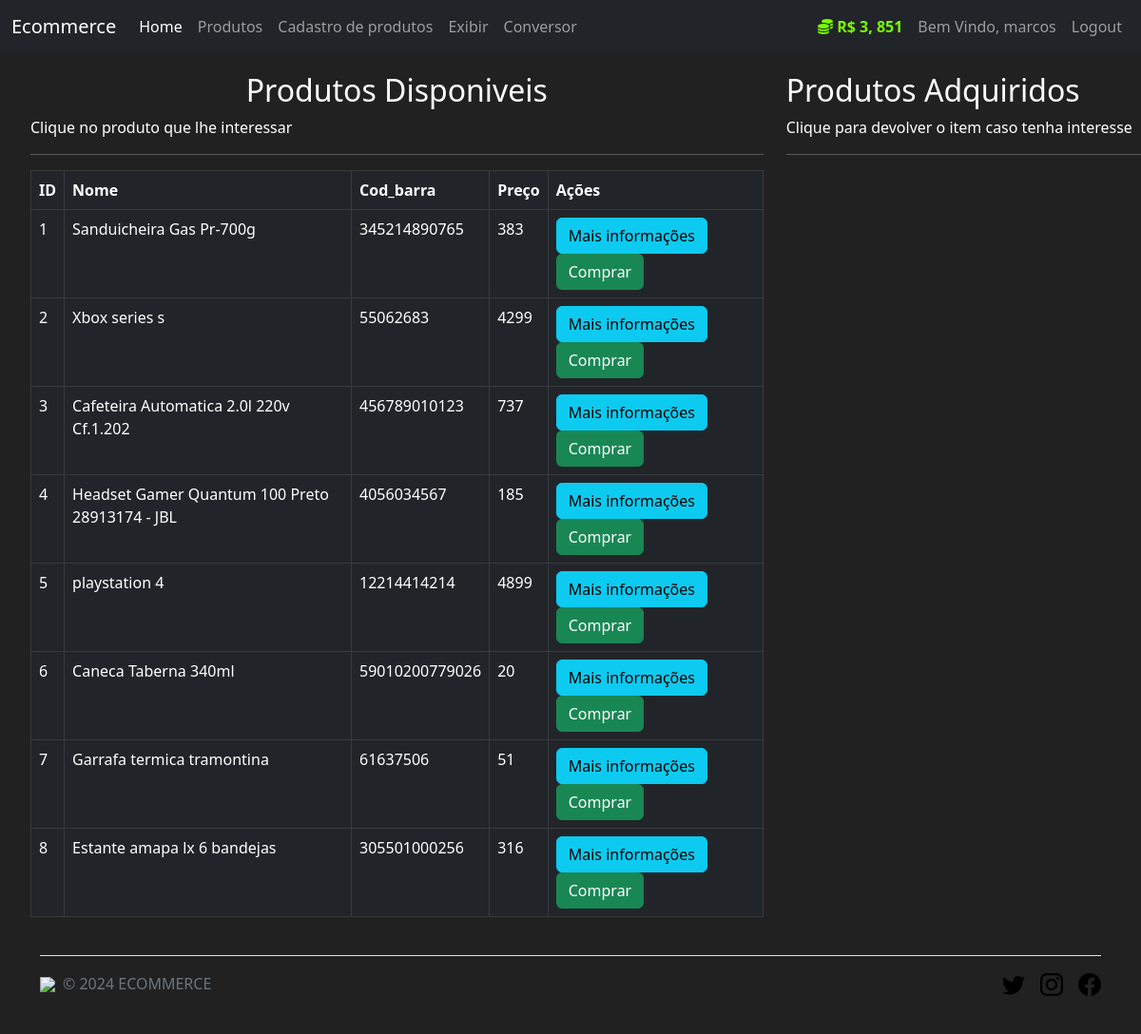
Page /produtos (signed in) on the committed database.
### mercado/models.py (models this page shows, shortened)
class User(db.Model, UserMixin):
    id = db.Column(db.Integer, primary_key=True)
    usuario = db.Column(db.String(length=30), nullable=False, unique=True)
    email = db.Column(db.String(length=50), nullable=False, unique=True)
    senha = db.Column(db.String(length=60), nullable=False, unique=True)
    valor = db.Column(db.Integer, nullable=False, default=5000)
    itens = db.relationship('Item', backref='dono_user', lazy=True)
    @property
    def formataValor(self):
        if len(str(self.valor)) >= 4:
            return f"R$ {str(self.valor)[:-3]}, {str(self.valor)[-3:]}"
        else:
            return f"R$ {self.valor}"
    @property
    def senhacrip(self):
        return self.senhacripe

class Item(db.Model):
    id = db.Column(db.Integer, primary_key=True)
    nome = db.Column(db.String(length=30), nullable=False, unique=True)
    preco = db.Column(db.Integer, nullable=False)
    cod_barra = db.Column(db.String(length=12), nullable=False, unique=True)
    descricao = db.Column(db.String(length=1024), nullable=False, unique=True)
    dono = db.Column(db.Integer, db.ForeignKey('user.id'))

### mercado/routes.py (the view, shortened to what this page needs)
@app.route('/produtos', methods=["GET", "POST"])
@login_required
def page_produtos(): # renderizar produtos
    compra_form = CompraProdutoForm()
    venda_form = VendaProdutoForm()
    if request.method == "GET":
        itens = Item.query.filter_by(dono=None)
        dono_itens = Item.query.filter_by(dono=current_user.id)
        return render_template("produtos.html", itens=itens, compra_form=compra_form, dono_itens=dono_itens, venda_form=venda_form)

### mercado/models.py (called while the page is built)
@login_manager.user_loader
def load_user(user_id):
    return User.query.get(int(user_id))

### mercado/templates/produtos.html (shortened to what this page needs)
{% extends 'base.html' %}
{% block conteudo %}
   <div class="row" style="margin-top: 20px; margin-left: 20px;">
       <div class="col-8">
           <h2 style="text-align: center;">Produtos Disponiveis</h2>
           <p>Clique no produto que lhe interessar</p>
    <hr>
    <table class="table table-hover table-dark table-bordered">
        <thead>
        <tr>
            <th scope="col">ID</th>
            <th scope="col">Nome</th>
            <th scope="col">Cod_barra</th>
            <th scope="col">Preço</th>
            <th scope="col">Ações</th>
        </tr>
        </thead>
        <tbody>
           {% for item in itens %}
        <tr>
            <td>{{item.id}}</td>
            <td>{{item.nome}}</td>
            <td>{{item.cod_barra}}</td>
            <td>{{item.preco}}</td>
            <td>
                <button data-bs-toggle="modal" data-bs-target="#exampleModal-{{item.id}}" class="btn btn-outline btn-info">Mais informações</button>
                <button data-bs-toggle="modal" data-bs-target="#exampleModalCompra-{{item.id}}" class="btn btn-outline btn-success">Comprar</button>
            </td>
        </tr>
        {% endfor %}
        </tbody>
    </table>
       </div>
       <div class="col-4">
    <h2>Produtos Adquiridos</h2>
    <p>Clique para devolver o item caso tenha interesse</p>
    <hr>
     </div>
   </div>
{% endblock %}

### mercado/templates/base.html (shortened to what this page needs)
<!DOCTYPE html>
<html lang="en">
<head>
    <link rel="stylesheet" href="https://cdn.jsdelivr.net/npm/bootstrap@5.2.3/dist/css/bootstrap.min.css">
</head>
<body>
    <nav class="navbar navbar-expand-lg navbar-dark bg-dark">
  <div class="container-fluid">
    <a class="navbar-brand" href="{{url_for('page_home')}}">Ecommerce</a>
    <div class="collapse navbar-collapse" id="navbarNavAltMarkup">
      <div class="navbar-nav me-auto">
        <a class="nav-link active" aria-current="page" href="{{url_for('page_home')}}">Home</a>
        <a class="nav-link" href="{{url_for('page_produtos')}}">Produtos</a>
        <a class="nav-link" href="{{url_for('page_cadastroprod')}}">Cadastro de produtos</a>
        <a class="nav-link" href="{{url_for('page_exibir')}}">Exibir</a>
        <a class="nav-link" href="{{url_for('page_conversor')}}">Conversor</a>
      </div>
        {% if current_user.is_authenticated %}
        <div class="navbar-nav ms-auto">
            <a class="nav-link" style="color: lawngreen; font-weight: bold;">
                <i class="fas fa-coins"></i>
                {{ current_user.formataValor }}
            </a>
            <a class="nav-link">Bem Vindo, {{ current_user.usuario }}</a>
            <a class="nav-link" href="{{url_for('page_logout')}}">Logout</a>
        </div>
        {% else %}
        <div class="navbar-nav ms-auto">
            <a class="nav-link" href="{{url_for('page_login')}}">Login</a>
            <a class="nav-link" href="{{url_for('page_cadastro')}}">Cadastro</a>
        </div>
        {% endif %}
    </div>
  </div>
</nav>
    {% block conteudo %}
    {% endblock %}
    {% include 'includes/footer.html' %}
</body>
</html>

### mercado/templates/includes/footer.html (shortened to what this page needs)
<div class="container">
  <footer class="d-flex flex-wrap justify-content-between align-items-center py-3 my-4 border-top">
    <div class="col-md-4 d-flex align-items-center">
      <a href="/" class="mb-3 me-2 mb-md-0 text-muted text-decoration-none lh-1">
        <img src="https://cdn-icons-png.flaticon.com/512/3486/3486510.png", style="width: 32px">
      </a>
      <span class="mb-3 mb-md-0 text-muted">&copy; 2024 ECOMMERCE</span>
    </div>
    <ul class="nav col-md-4 justify-content-end list-unstyled d-flex">
      <li class="ms-3"><a class="text-muted" href="#"><svg class="bi" width="24" height="24"><use xlink:href="#twitter"/></svg></a></li>
      <li class="ms-3"><a class="text-muted" href="#"><svg class="bi" width="24" height="24"><use xlink:href="#instagram"/></svg></a></li>
      <li class="ms-3"><a class="text-muted" href="#"><svg class="bi" width="24" height="24"><use xlink:href="#facebook"/></svg></a></li>
    </ul>
  </footer>
</div>

### mercado/templates/base.html (style rules this page uses)
body { background-color: #212121; color: white; }

### rows in the picture
User: formataValor "R$ 3, 851", usuario "marcos"
Item: id "1", nome "Sanduicheira Gas Pr-700g", cod_barra "345214890765", preco "383"
Item: id "2", nome "Xbox series s", cod_barra "55062683", preco "4299"
Item: id "3", nome "Cafeteira Automatica 2.0l 220v Cf.1.202", cod_barra "456789010123", preco "737"
Item: id "4", nome "Headset Gamer Quantum 100 Preto 28913174 - JBL", cod_barra "4056034567", preco "185"
Item: id "5", nome "playstation 4", cod_barra "12214414214", preco "4899"
Item: id "6", nome "Caneca Taberna 340ml", cod_barra "59010200779026", preco "20"
Item: id "7", nome "Garrafa termica tramontina", cod_barra "61637506", preco "51"
Item: id "8", nome "Estante amapa lx 6 bandejas", cod_barra "305501000256", preco "316"
